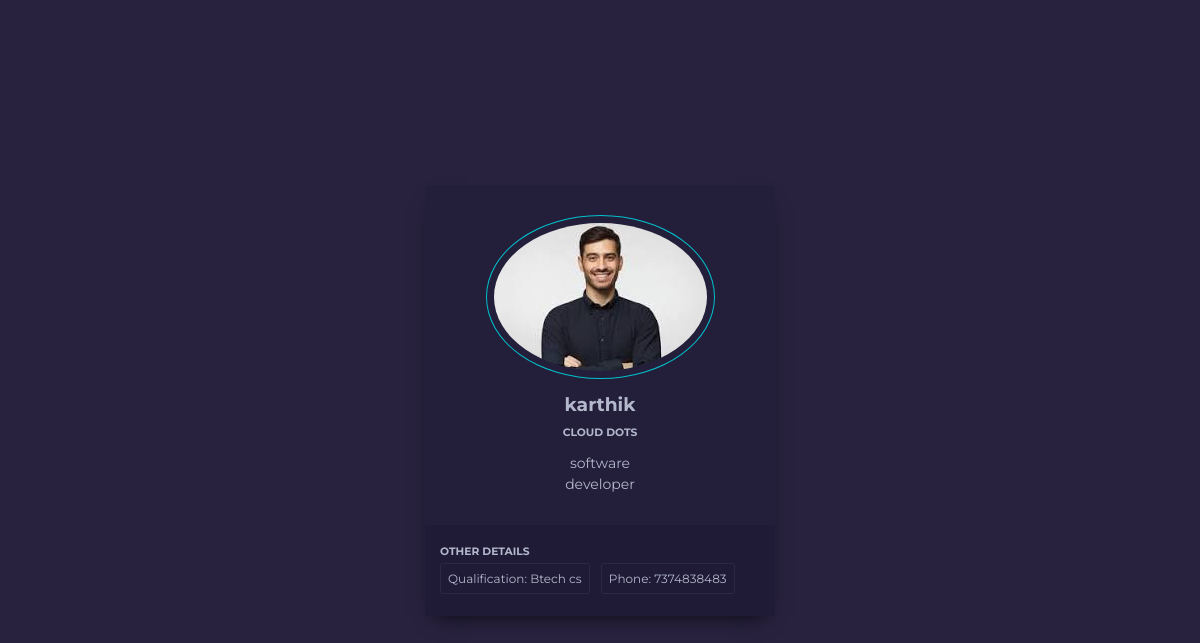
The page /empapp/employe/11/ on the database its author committed.
### empapp/models.py (models this page shows)
class company(models.Model):
    cmpname=models.CharField(max_length=200,unique=True)
    empname=models.CharField(max_length=200)
    empQuali=models.CharField(max_length=200)
    empDept=models.CharField(max_length=200)
    empDsg=models.CharField(max_length=200)
    empImg=models.ImageField(upload_to='images',default="images/default.jpg",blank=True)
    empJdate=models.DateTimeField()
    empSalary=models.IntegerField()
    empPhone=models.IntegerField()

### empapp/views.py (the view)
# urls.py: path("employe/<int:pk>/",views.EmployeDetailView.as_view(),name='employe-detail'),
class EmployeDetailView(View):
    def get(self,request,*args,**kwargs):
        print(kwargs)
        id=kwargs.get("pk")
        qs=company.objects.get(id=id)
        return render(request,"employe_detail.html",{'data':qs})

### empapp/Templates/employe_detail.html (shortened to what this page needs)
<!DOCTYPE html>
<html lang="en">
<head>
</head>
<body>
    <div class="card-container">
        <img class="round" src="{{data.empImg.url}}" alt="user" />
        <h3>{{data.empname}}</h3>
        <h6>{{data.cmpname}}</h6>
        <p>{{data.empDept}} <br/> {{data.empDsg}}</p>
        <div class="skills">
            <h6>Other details</h6>
            <ul>
                <li>Qualification: {{data.empQuali}}</li>
                <li>Phone: {{data.empPhone}}</li>
            </ul>
        </div>
    </div>
</body>
</html>

### empapp/Templates/employe_detail.html (style rules this page uses)
* { box-sizing: border-box; }
body { background-color: #28223F; font-family: Montserrat, sans-serif; display: flex; align-items: center; justify-content: center; flex-direction: column; min-height: 100vh; margin: 0; }
h3 { margin: 10px 0; }
h6 { margin: 5px 0; text-transform: uppercase; }
p { font-size: 14px; line-height: 21px; }
.card-container { background-color: #231E39; border-radius: 5px; box-shadow: 0px 10px 20px -10px rgba(0,0,0,0.75); color: #B3B8CD; padding-top: 30px; position: relative; width: 350px; max-width: 100%; text-align: center; }
.card-container .round { border: 1px solid #03BFCB; border-radius: 50%; padding: 7px; }
.skills { background-color: #1F1A36; text-align: left; padding: 15px; margin-top: 30px; }
.skills ul { list-style-type: none; margin: 0; padding: 0; }
.skills ul li { border: 1px solid #2D2747; border-radius: 2px; display: inline-block; font-size: 12px; margin: 0 7px 7px 0; padding: 7px; }

### rows shown on the page
company: empImg (picture), empname "karthik", cmpname "CLOUD DOTS", empDept "software", empDsg "developer", empQuali "Btech cs", empPhone "7374838483"
